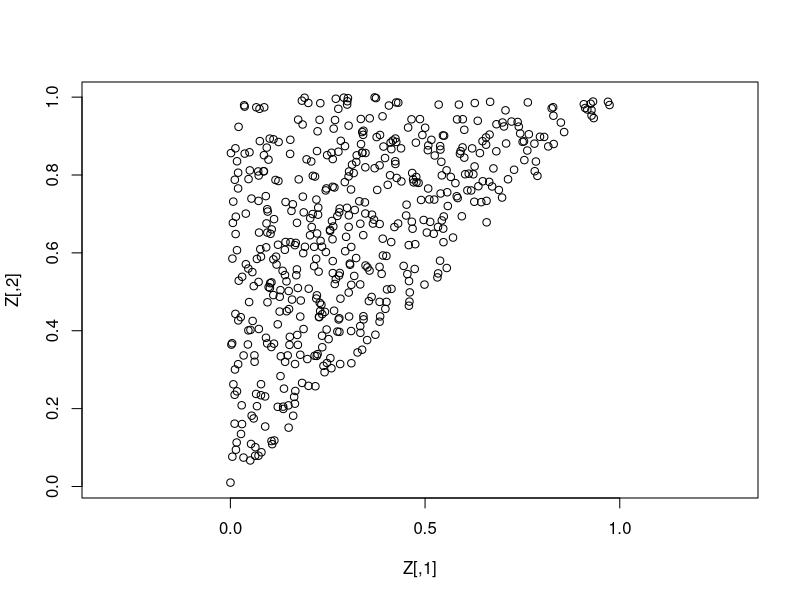
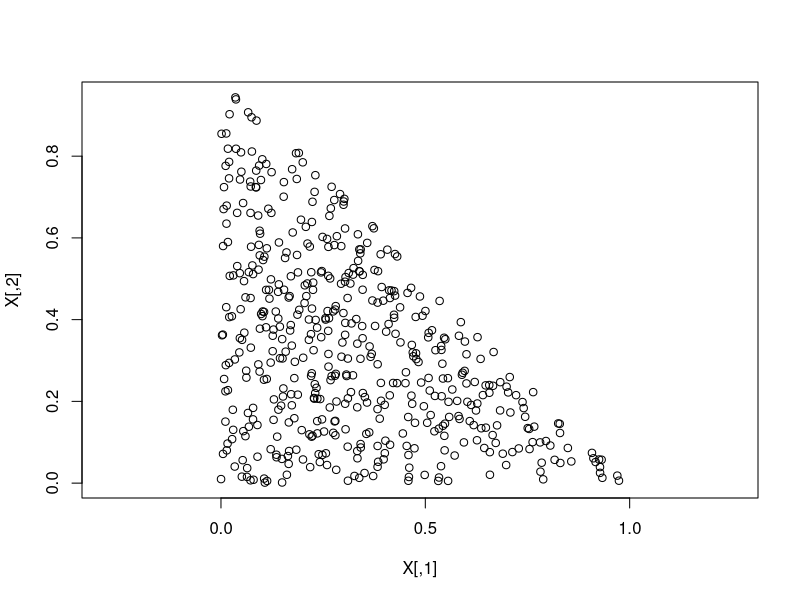
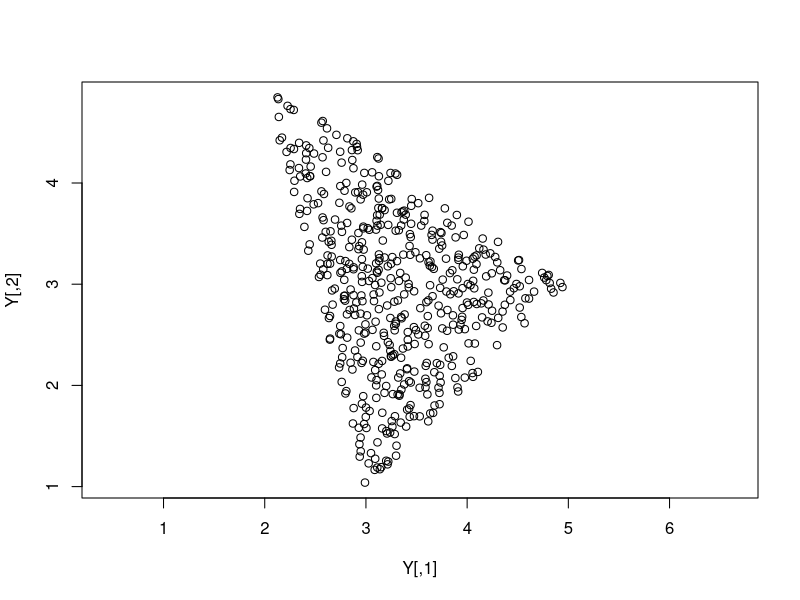

Write R code to recreate these figures, in order.
#
# Generating uniform random vectors over a simplex
# Author: galaa
# Created on 2017/10/19 15:03:00
#

#

n <- 500

#

simulation <- function() {
  u = runif(n = 2)
  u = sort(u)
  return(u)
}
Z <- t(replicate(n = n, simulation()))
plot(Z, asp = TRUE)

#

X <- matrix(
  data = apply(
    X = Z,
    MARGIN = 1,
    FUN = function(u) {
      c(u[1], u[2] - u[1])
    }
  ),
  ncol = 2,
  byrow = TRUE
)
plot(X, asp = TRUE)

#

c0 <- c(3,1)
c1 <- c(5,3)
c2 <- c(2,5)

C <- cbind(c1 - c0, c2 - c0)

Y <- t(C %*% t(X) + c0)
plot(Y, asp = TRUE)
